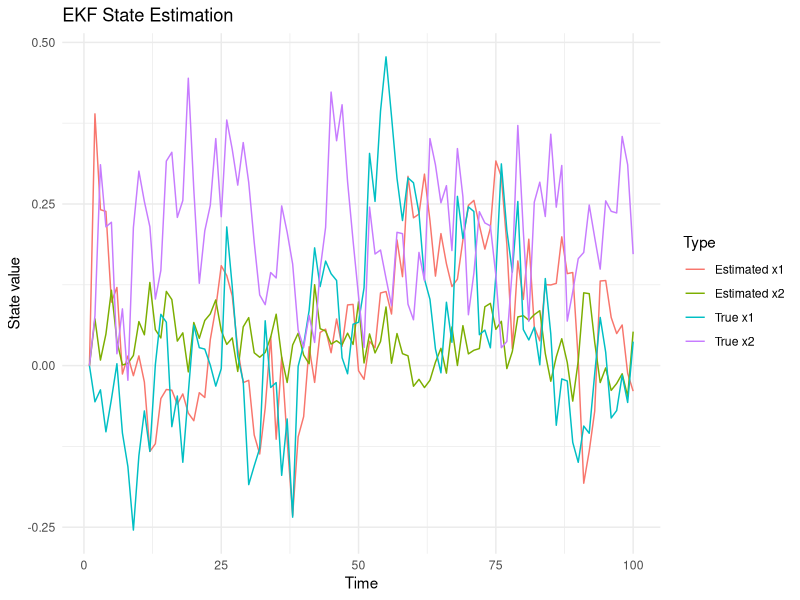

The R script that drew this image:
# Extended Kalman Filter With Regime-Shifting Signal Process
#uthor Ozan Hatipoglu 2024 Advanced Time Series LEctures 
# Install and load necessary packages
if (!requireNamespace("ggplot2", quietly = TRUE)) install.packages("ggplot2")
library(ggplot2)

# Simulation parameters
T <- 100  # Number of time steps
phi <- 0.9  # AR coefficient for x1
beta <- 0.1  # Constant term for x2
Q <- diag(c(0.01, 0.01))  # Process noise covariance matrix
R <- diag(c(0.1, 0.1))  # Observation noise covariance matrix
H <- diag(2)  # Observation matrix
x <- matrix(0, nrow = 2, ncol = T)  # True state
y <- matrix(0, nrow = 2, ncol = T)  # Observations

# Initial state
x[,1] <- c(0, 0)

# Generate true states and observations
set.seed(123)  # For reproducibility
for (t in 2:T) {
  alpha_t <- 0.5 + 0.05*sin(2*pi*t/T)  # Time-varying coefficient for x2
  x[,t] <- c(phi * x[1,t-1] + rnorm(1, sd = sqrt(Q[1,1])),
             alpha_t * x[2,t-1] + beta + rnorm(1, sd = sqrt(Q[2,2])))
  y[,t] <- H %*% x[,t] + matrix(rnorm(2, sd = sqrt(diag(R))), ncol = 1)
}

# EKF Initialization
xhat <- matrix(0, nrow = 2, ncol = T)  # State estimates
P <- array(0, c(2, 2, T))  # Covariance estimates
P[,,1] <- diag(2)  # Initial covariance estimate

# EKF Prediction and Update
for (t in 2:T) {
  alpha_t <- 0.5 + 0.05*sin(2*pi*t/T)  # Time-varying alpha for prediction
  A <- matrix(c(phi, 0, 0, alpha_t), nrow = 2)  # State transition matrix
  
  # Prediction
  xhat_pred <- A %*% xhat[,t-1]
  P_pred <- A %*% P[,,t-1] %*% t(A) + Q
  
  # Update
  K <- P_pred %*% t(H) %*% solve(H %*% P_pred %*% t(H) + R)
  xhat[,t] <- xhat_pred + K %*% (y[,t] - H %*% xhat_pred)
  P[,,t] <- (diag(2) - K %*% H) %*% P_pred
}

# Plotting the results
time <- 1:T
data <- data.frame(Time = rep(time, 4),
                   State = c(x[1,], xhat[1,], x[2,], xhat[2,]),
                   Type = rep(c("True x1", "Estimated x1", "True x2", "Estimated x2"), each = T))

ggplot(data, aes(x = Time, y = State, color = Type)) + geom_line() +
  theme_minimal() + labs(title = "EKF State Estimation", y = "State value", x = "Time")
